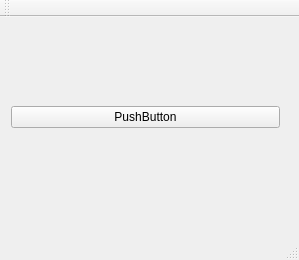
<?xml version="1.0" encoding="UTF-8"?>
<ui version="4.0">
 <class>MainWindow</class>
 <widget class="QMainWindow" name="MainWindow">
  <property name="geometry">
   <rect>
    <x>0</x>
    <y>0</y>
    <width>299</width>
    <height>260</height>
   </rect>
  </property>
  <property name="windowTitle">
   <string>MainWindow</string>
  </property>
  <widget class="QWidget" name="centralWidget">
   <widget class="QWidget" name="gridLayoutWidget">
    <property name="geometry">
     <rect>
      <x>0</x>
      <y>0</y>
      <width>291</width>
      <height>201</height>
     </rect>
    </property>
    <layout class="QGridLayout" name="gridLayout">
     <item row="0" column="0">
      <widget class="QPushButton" name="pushButton">
       <property name="text">
        <string>PushButton</string>
       </property>
      </widget>
     </item>
    </layout>
   </widget>
  </widget>
  <widget class="QMenuBar" name="menuBar">
   <property name="geometry">
    <rect>
     <x>0</x>
     <y>0</y>
     <width>299</width>
     <height>20</height>
    </rect>
   </property>
  </widget>
  <widget class="QToolBar" name="mainToolBar">
   <attribute name="toolBarArea">
    <enum>TopToolBarArea</enum>
   </attribute>
   <attribute name="toolBarBreak">
    <bool>false</bool>
   </attribute>
  </widget>
  <widget class="QStatusBar" name="statusBar"/>
 </widget>
 <layoutdefault spacing="6" margin="11"/>
 <resources/>
 <connections/>
</ui>
